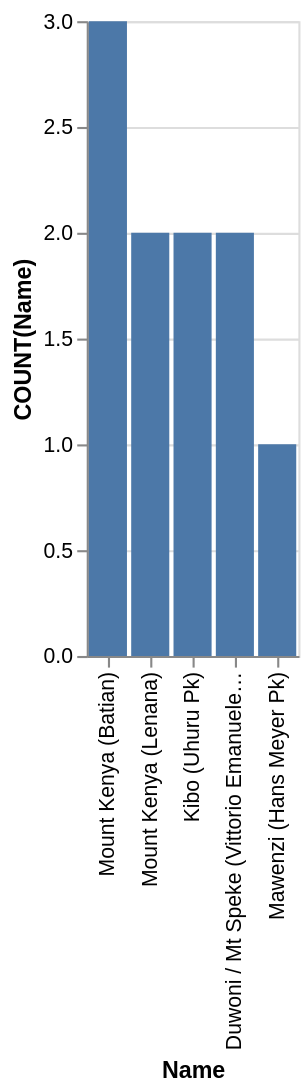

Vega-Lite specification stored for this chart:
### Vega-Lite specification from a JSON file in a GitHub repository (floating-point values rounded to 4 significant figures)
{"data": {"values": [{"x_data": "Mount Kenya (Batian)", "y_data": 3}, {"x_data": "Mount Kenya (Lenana)", "y_data": 2}, {"x_data": "Kibo (Uhuru Pk)", "y_data": 2}, {"x_data": "Duwoni / Mt Speke (Vittorio Emanuele Pk)", "y_data": 2}, {"x_data": "Mawenzi (Hans Meyer Pk)", "y_data": 1}]}, "mark": "bar", "encoding": {"x": {"field": "x_data", "type": "nominal", "title": "Name", "sort": {"op": "sum", "field": "y_data", "order": "descending"}}, "y": {"field": "y_data", "type": "quantitative", "title": "COUNT(Name)"}}}
